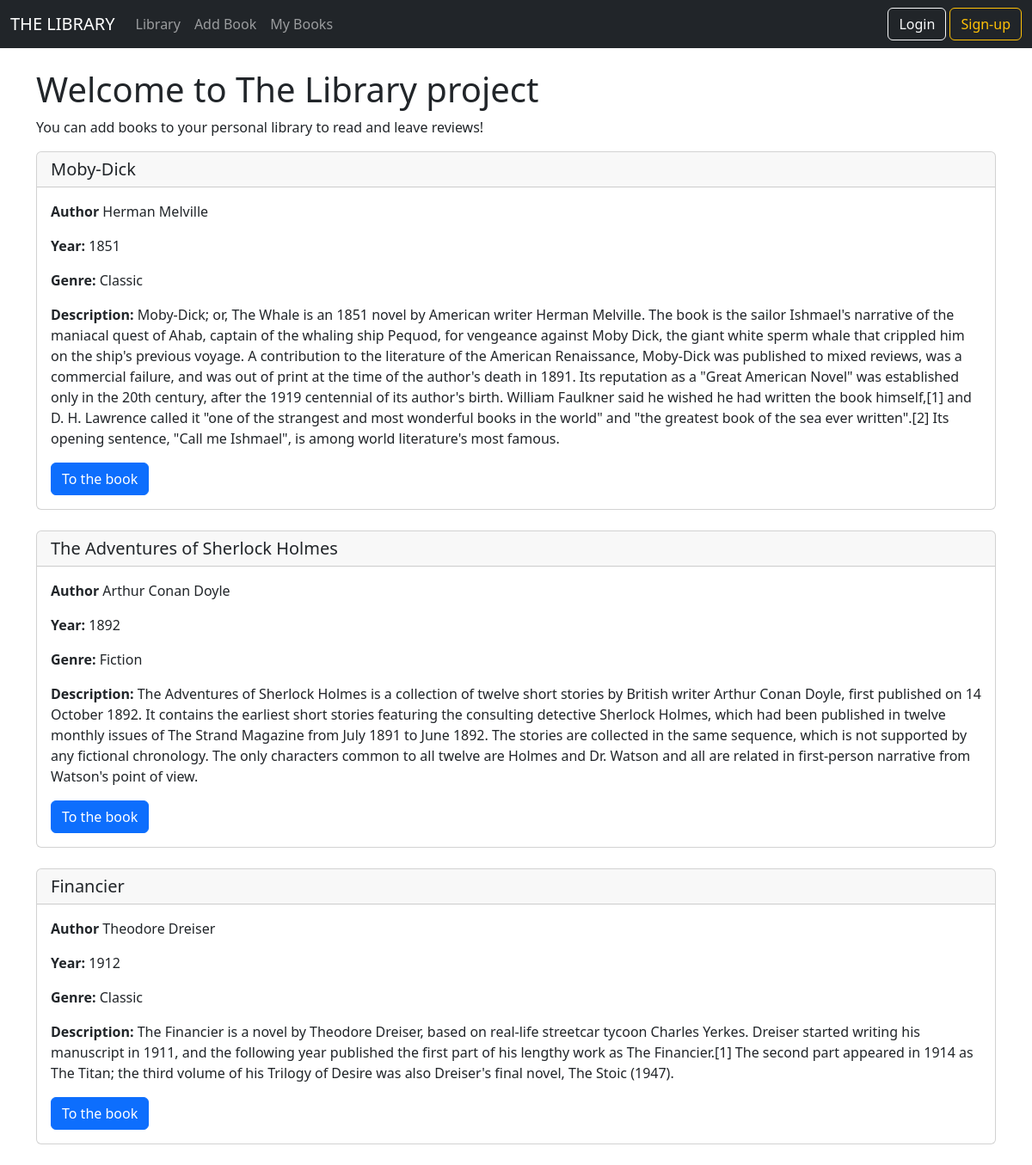
Page /home on the earlier database version.
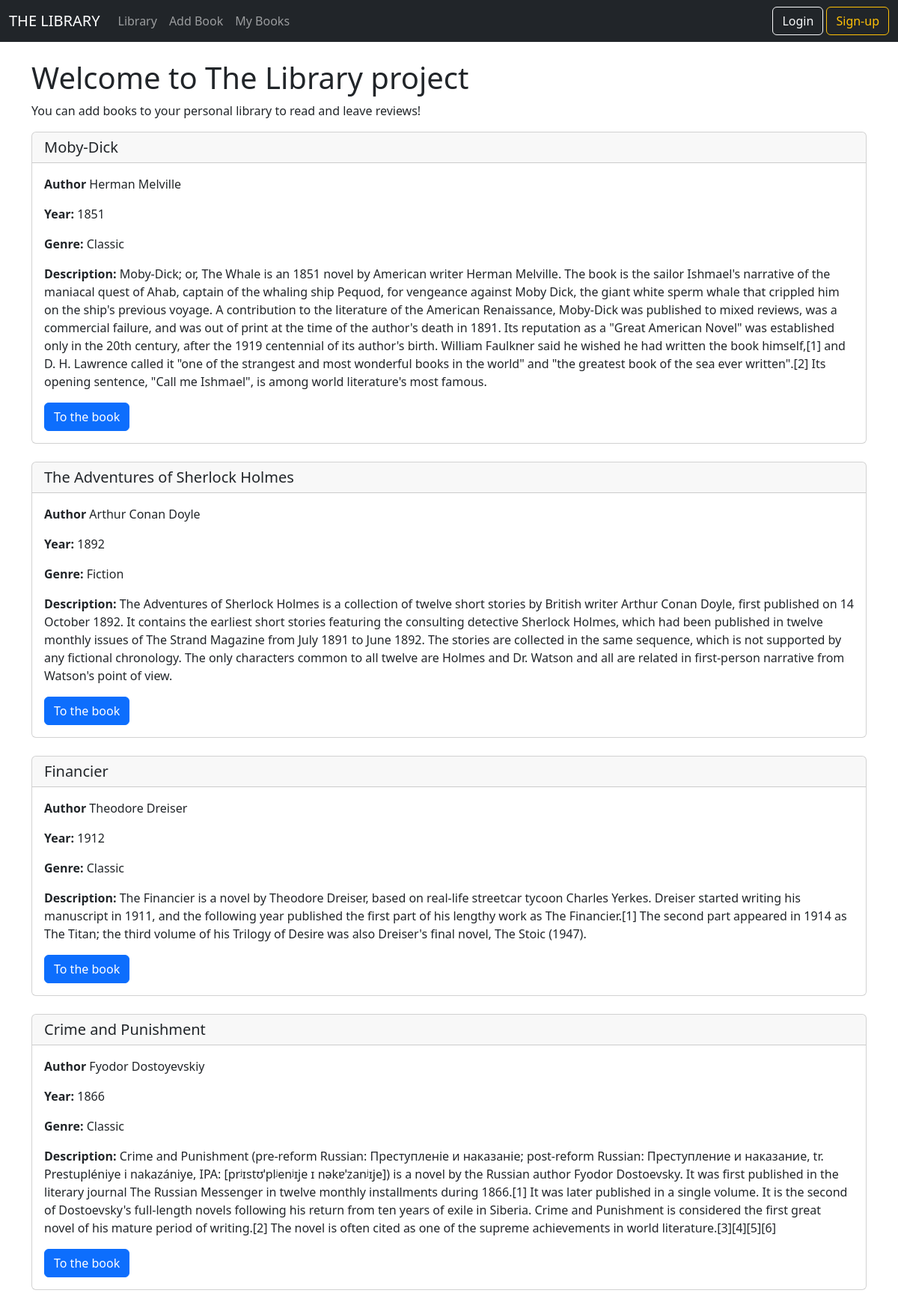
Same page on the later database version.
### models/db_models.py (models this page shows)
class Book(db.Model):
    id = db.Column(db.Integer, primary_key=True)
    title = db.Column(db.String(100), nullable=False, unique=False)
    author_name = db.Column(db.String(100), nullable=False, unique=False)
    author_surname = db.Column(db.String(100), nullable=True, unique=False)
    year = db.Column(db.String(100), nullable=False, unique=False)
    genre = db.Column(db.String(50), nullable=False, unique=False)
    description = db.Column(db.Text)
    reviews = db.relationship("Review", backref='reviewed_book')
    reader = db.relationship("Library", backref='stored_book')

### main.py (the view)
@app.route('/home')
def home():
    books = Book.query.order_by(Book.id)
    return render_template("home.html", books=books)

### templates/home.html (shortened to what this page needs)
{% extends 'base.html'%}
{% block content %}
<br>
<h1>Welcome to The Library project</h1>
<p>You can add books to your personal library to read and leave reviews!</p>
    {% for book in books %}
    <div class="card">
      <h5 class="card-header"> {{book.title}}</h5>
      <div class="card-body">
          <p class="card-text"><strong>Author</strong> {{book.author_name}} {{book.author_surname}}</p>
          <p class="card-text"><strong>Year:</strong> {{book.year}}</p>
          <p class="card-text"><strong>Genre:</strong> {{book.genre}}</p>
          <p class="card-text"><strong>Description:</strong> {{book.description}}</p>
        <a href={{url_for('book', id=book.id)}}  class="btn btn-primary">To the book</a>
      </div>
    </div>
    <br>
    {% endfor %}
{% endblock %}

Differences in the rows shown:
added Book: title "Crime and Punishment", author_name "Fyodor", author_surname "Dostoyevskiy", year "1866", genre "Classic", description "Crime and Punishment (pre-reform Russian: Преступленіе и наказаніе; post-reform Russian: Преступление и наказание, tr. Prestupléniye i nakazániye, IPA: [prʲɪstʊˈplʲenʲɪje ɪ nəkɐˈzanʲɪje]) is a novel by the Russian author Fyodor Dostoevsky. It was first published in the literary journal The Russian Messenger in twelve monthly installments during 1866.[1] It was later published in a single volume. It is the second of Dostoevsky's full-length novels following his return from ten years of exile in Siberia. Crime and Punishment is considered the first great novel of his mature period of writing.[2] The novel is often cited as one of the supreme achievements in world literature.[3][4][5][6]"
